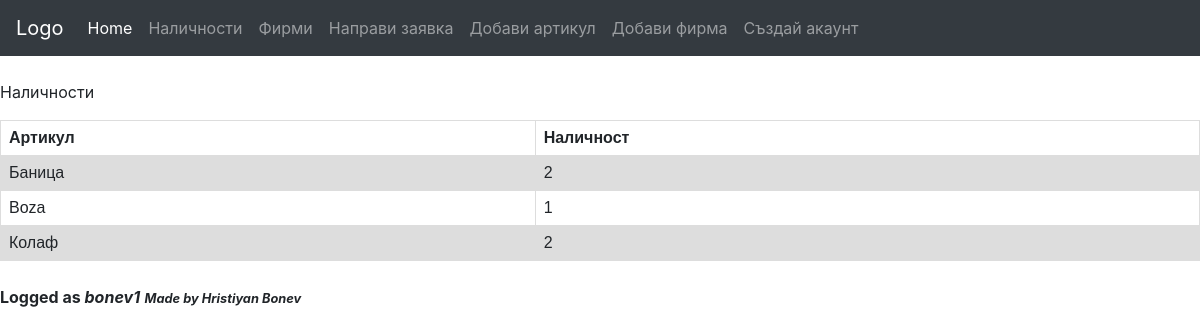
Page /quantities (signed in) on the committed database.
### storage_project/models.py (models this page shows, shortened)
class Article(models.Model):
    article_id = models.AutoField(primary_key=True)
    article_name = models.CharField(unique=True, max_length=255)
    price = models.DecimalField(decimal_places=2, max_digits=3)
    quantity = models.IntegerField()
    category = models.ManyToManyField(Category)
    warehouse = models.ManyToManyField(Warehouse)

class CustomUser(AbstractUser):
    email = models.EmailField(_('email address'), max_length=150, unique=True)
    first_name = models.CharField(_('first name'), max_length=30, blank=True)
    last_name = models.CharField(_('last name'), max_length=30, blank=True)
    is_staff = models.BooleanField(_('staff status'), default=False,
                                   help_text=_('Designates whether the user has adnub status.'))
    is_moderator = models.BooleanField(_('moderator status'), default=False,
                                   help_text=_('Designates whether the user has moderator status'))
    is_active = models.BooleanField(_('active'), default=True,
                                    help_text=_('Designates whether this user should be treated as fired'
                                                ' .Unselect this instead of deleting accounts.'))
    date_joined = models.DateTimeField(_('date joined'), default=timezone.now)
    class Meta:
        verbose_name = _('user')
        verbose_name_plural = _('users')

### storage_project/views.py (the view)
# urls.py: path('quantities', QuantityListView.as_view(), name='quantities'),
class QuantityListView(ListView):
    template_name = 'quantity_list.html'
    model = Article
    def get_context_data(self, **kwargs):
        articles = Article.objects.all()
        context = super().get_context_data(**kwargs)
        context['articles'] = articles
        return context

### templates/quantity_list.html
{% extends "base.html" %}
{% load static %}
{% block content %}
<link rel="stylesheet" href="{% static '/css/quantity_list.css' %}">
<p>Наличности</p>
{% if articles %}
    <table>
        <tr>
            <th>Артикул</th>
            <th>Наличност</th>
        </tr>
        {% for article in articles %}
            <tr>
                <td>{{article.article_name}}</td>
                <td>{{article.quantity}}</td>
            </tr>
        {% endfor %}
    </table>
{% endif %}
{% endblock content %}

### templates/base.html (shortened to what this page needs)
{% load static %}
{% load crispy_forms_tags %}
<html>
 <head>
     <link rel="stylesheet" href="https://stackpath.bootstrapcdn.com/bootstrap/4.1.3/css/bootstrap.min.css">
     <link href="https://cdnjs.cloudflare.com/ajax/libs/select2/4.0.6-rc.0/css/select2.min.css" rel="stylesheet" />
     <link rel="stylesheet" href="{% static '/css/base.css' %}">
  </head>
    <header>
         <div class="navbar navbar-expand-lg fixed-top navbar-dark bg-dark">
            <a class="navbar-brand" href="{% url 'index' %}">Logo</a>
          <div class="collapse navbar-collapse" id="navbarSupportedContent">
            <ul class="navbar-nav mr-auto">
              <li class="nav-item active">
                <a class="nav-link" href="/">Home<span class="sr-only">(current)</span></a>
              </li>
              <li class="nav-item">
                <a class="nav-link" href="/quantities">Наличности</a>
              </li>
              <li class="nav-item">
                 <a class="nav-link" href="/companies">Фирми</a>
              </li>
             <li class="nav-item">
                <a class="nav-link" href="{% url 'new_order' %}">Направи заявка</a>
              </li>
                <li class="nav-item">
                <a class="nav-link" href="/add_article">Добави артикул</a>
              </li>
                <li class="nav-item">
                <a class="nav-link" href="/add_company">Добави фирма</a>
              </li>
            <li class="nav-item">
             <a class="nav-link" href="{% url 'create_account' %}">Създай акаунт</a>
            </li>
            </ul>
         </div>
        </div>
</header>
  <body>
      {% block content %}
      {% endblock content %}
  </body>
  <footer class='footer'>
    {% if request.user.is_authenticated %}
    <br/>
    <strong id='logged_as'>Logged as <i>{{request.user.username}}</i></strong>
    {% endif %}
    <small id='signature'><b><i>Made by Hristiyan Bonev</i></b></small>
  </footer>
</html>

### static/css/base.css (style rules this page uses)
body { padding-top:80px; }

### static/css/quantity_list.css (style rules this page uses)
table { font-family: arial, sans-serif; border-collapse: collapse; width: 100%; }
td, th { border: 1px solid #dddddd; text-align: left; padding: 8px; }
tr:nth-child(even) { background-color: #dddddd; }

### rows in the picture
Article: article_name "Баница", quantity "2"
Article: article_name "Boza", quantity "1"
Article: article_name "Колаф", quantity "2"
CustomUser: user.username "bonev1"
